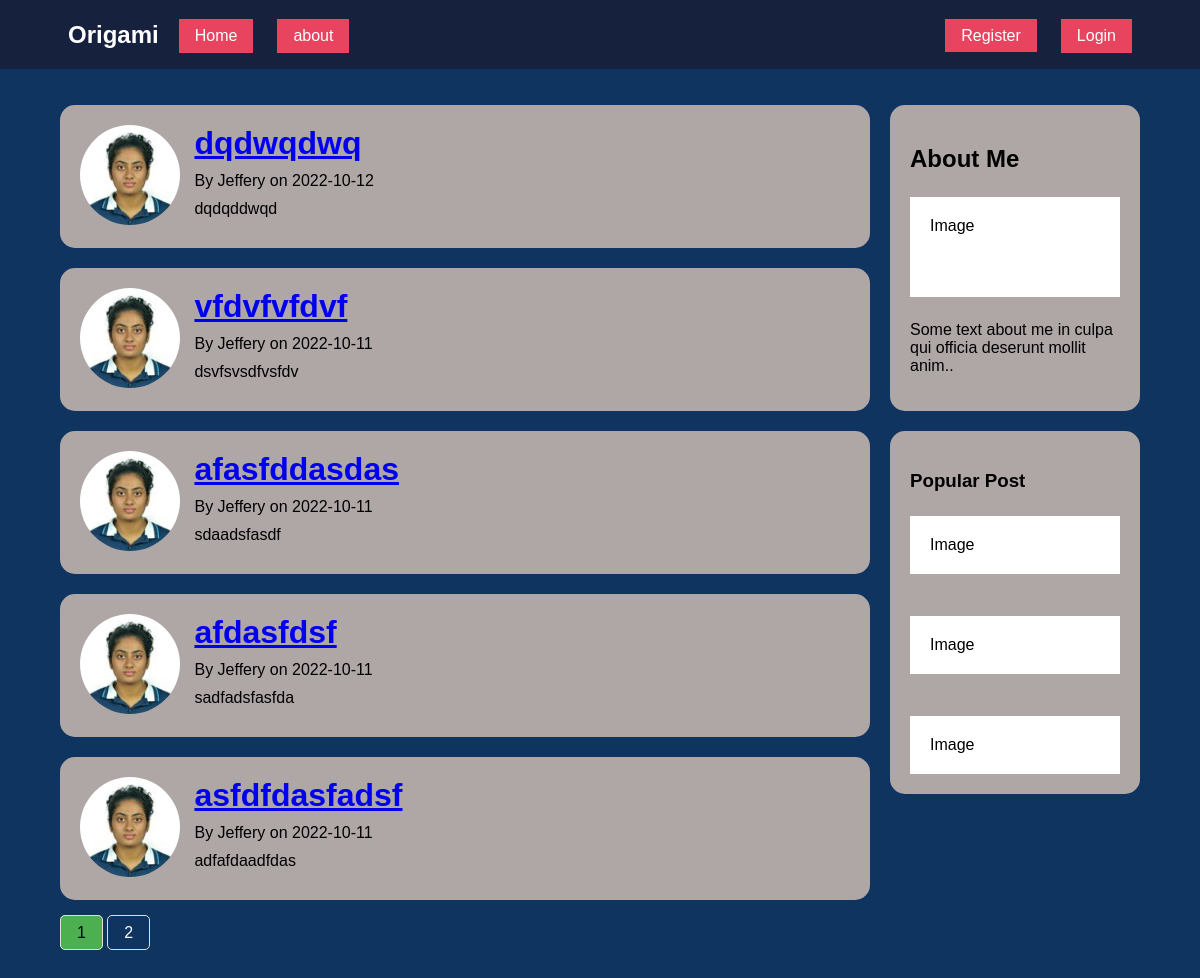
Page /home on the earlier database version.
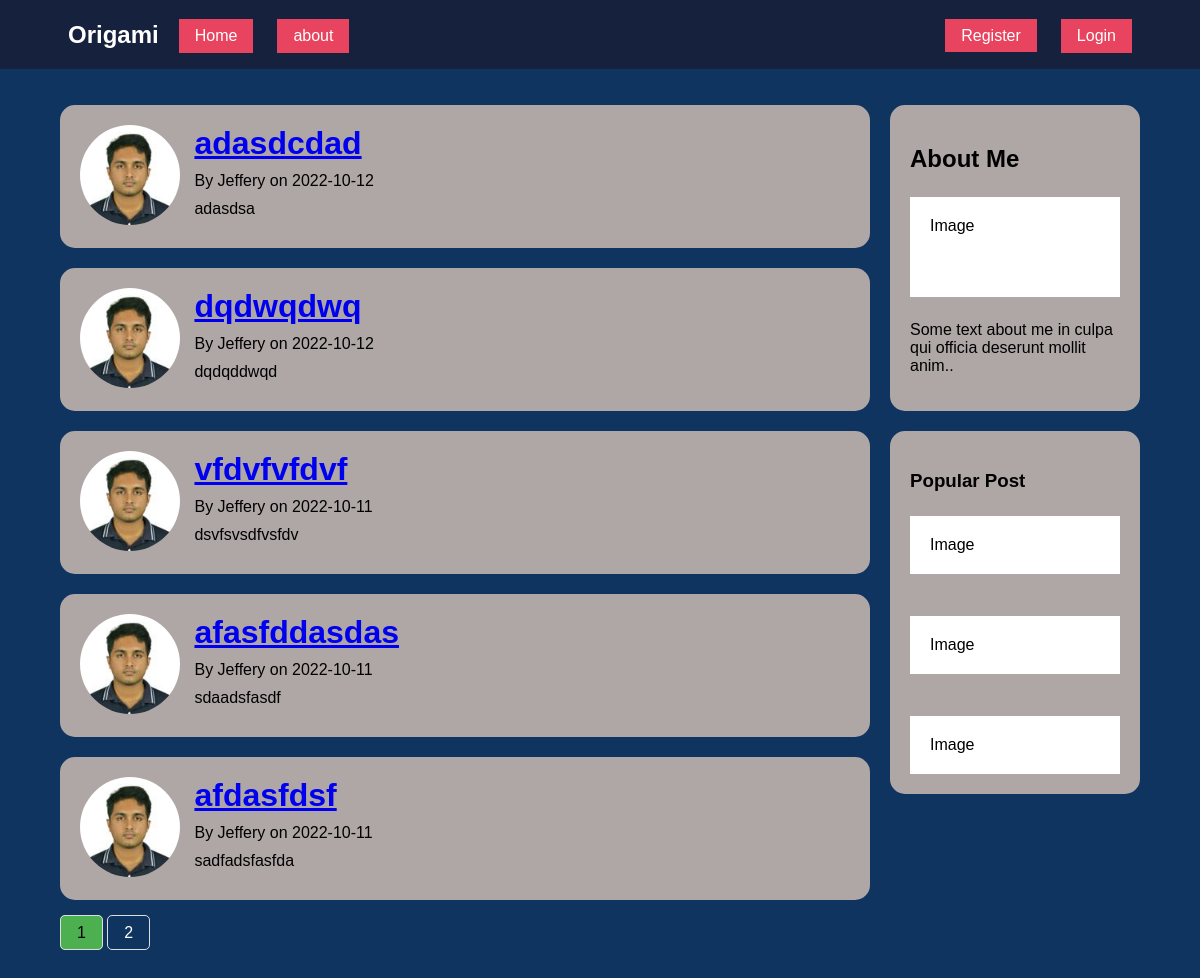
Same page on the later database version.
### origami/models.py (models this page shows, shortened)
class Post(db.Model):
    id = db.Column(db.Integer, primary_key=True)
    title = db.Column(db.String(100), nullable=False)
    date_posted = db.Column(db.DateTime, nullable=False, default=datetime.utcnow)
    content = db.Column(db.Text, nullable=False)
    user_id = db.Column(db.Integer, db.ForeignKey('user.id'), nullable=False)

class User(db.Model, UserMixin):
    id = db.Column(db.Integer, primary_key=True)
    username = db.Column(db.String(20), unique=True, nullable=False)
    email = db.Column(db.String(120), unique=True, nullable=False)
    image_file = db.Column(db.String(20), nullable=False, default='default.jpg')
    password = db.Column(db.String(60), nullable=False)
    posts = db.relationship('Post', backref='author', lazy=True)

### origami/routes.py (the view)
@app.route("/")
@app.route("/home")
def home():
    page = request.args.get('page', 1, type=int)
    origami = Post.query.order_by(Post.date_posted.desc()).paginate(page=page, per_page=5)
    return render_template('home.html', posts=origami)

### origami/templates/home.html
{% extends "layout.html" %}
{% block content %}
<div class="leftcolumn">
    {% for post in posts.items %}
        <div class="card">
            <img src="{{url_for('static',filename='profile_pics/'+ post.author.image_file)}}" class="profile-pic image-size" alt="users profile pics">
            <div class="text-file">
                <h1><a href="{{url_for('post',post_id = post.id)}}">{{ post.title }}</a></h1>
                <p>By {{ post.author.username }} on {{ post.date_posted.strftime('%Y-%m-%d') }}</p>
                <p>{{ post.content }}</p>
            </div>
        </div>
    {% endfor %}
    {% for page_num in posts.iter_pages(left_edge=1, right_edge=1, left_current=1, right_current=2) %}
        {% if page_num %}
        <div class="pagination">
            {% if posts.page == page_num %}
                <a href="{{url_for('home', page=page_num)}}" class="active">{{ page_num }}</a>
            {% else %}
                <a href="{{url_for('home', page=page_num)}}">{{ page_num }}</a>
            {% endif %}
        </div>
        {% endif %}
    {% endfor %}
</div>
{% endblock content %}

### origami/templates/layout.html (shortened to what this page needs)
<!DOCTYPE html>
<html lang="en">
<head>
    <link rel="stylesheet" type="text/css" href="{{url_for('static',filename='css/style.css')}}">
</head>
<body>
    {% include 'header.html'%}
    <div class="container">
        <div class="row">
            {% block content %}{% endblock content %}
            <div class="rightcolumn">
                <div class="card">
                    <h2>About Me</h2>
                    <div class="fakeimg" style="height: 100px">Image</div>
                    <p>
                        Some text about me in culpa qui officia deserunt mollit anim..
                    </p>
                </div>
                <div class="card">
                    <h3>Popular Post</h3>
                    <div class="fakeimg">Image</div>
                    <br />
                    <div class="fakeimg">Image</div>
                    <br />
                    <div class="fakeimg">Image</div>
                </div>
            </div>
        </div>
    </div>
</body>
</html>

### origami/templates/header.html
<nav>
    <div class="container">
        <ul class="site-nav">
            <strong>Origami</strong>
            <li><a href="{{url_for('home')}}">Home</a></li>
            <li><a href="{{url_for('about')}}">about</a></li>
            {% if current_user.is_authenticated %}
                <li class="nav-right"><a href="{{url_for('new_post')}}">New Post</a></li>
                <li><a href="{{url_for('account')}}">Account</a></li>
                <li><a href="{{url_for('logout')}}">Logout</a></li>
            {% else %}
                <li class="nav-right"><a href="{{url_for('register')}}">Register</a></li>
                <li><a href="{{url_for('login')}}">Login</a></li>
            {% endif %}
        </ul>
    </div>
</nav>

### origami/static/css/style.css (style rules this page uses)
:root { box-sizing: border-box; }
body { margin: 0; background-color: #0F3460; font-family: Arial, Helvetica, sans-serif; }
body * + * { margin-top: 1.5em; }
.container { max-width:1080px; margin: 0 auto; }
nav { background-color: #16213E; padding-top: 1px; }
.site-nav { margin-top: 0; display:flex; padding: .5em; list-style-type:none; border-radius: .2em; }
.site-nav > li { margin-top:0; }
.site-nav > strong { display: block; margin-right: 20px; padding: .5em 0; color: white; font-size: x-large; }
.site-nav > li > a { display: block; margin-top: 10px; padding: .5em 1em; align-items: baseline; background-color: #e9445f; color:white; text-decoration: none; }
.site-nav > li + li { margin-left:1.5em; }
.site-nav > .nav-right { margin-left:auto; padding: .5em 0; margin-top: 10px; }
.site-nav > .nav-right > a { display: inline; }
.leftcolumn { float:left; width:75%; margin-top: 0; }
.rightcolumn { float:right; width:25%; padding-left: 20px; margin: 0; }
.fakeimg { background-color: white; width: 100%; padding: 20px; }
.card { background-color: #afa6a6; padding: 20px; margin-top: 20px; border-radius: 15px; }
.row:after { content: ""; display: table; clear: both; }
.profile-pic { display: inline-block; vertical-align:top; border-radius: 50%; }
.text-file { display: inline-block; margin: 0; margin-left: 10px; }
.text-file h1, .text-file p { margin: 0 0 10px 0; }
.card:after { content: ""; display: table; clear: both; }
.image-size { width: 100px; }
.pagination { display: inline-block; margin-bottom: 50px; }
.pagination a { color:white; float: center; padding: 8px 16px; text-decoration: none; border-radius: 5px; border: 1px solid #ddd; }
.pagination a.active { background: #4caf50; color: black; }

Differences in the rows shown:
no longer on this page (row unchanged): Post: image_file (picture), title "asfdfdasfadsf", author.username "Jeffery", date_posted "2022-10-11", content "adfafdaadfdas"
added Post: image_file (picture), title "adasdcdad", author.username "Jeffery", date_posted "2022-10-12", content "adasdsa"
changed through a linked row, Post "dqdwqdwq": image_file: a different picture
changed through a linked row, Post "vfdvfvfdvf": image_file: a different picture
changed through a linked row, Post "afasfddasdas": image_file: a different picture
changed through a linked row, Post "afdasfdsf": image_file: a different picture
